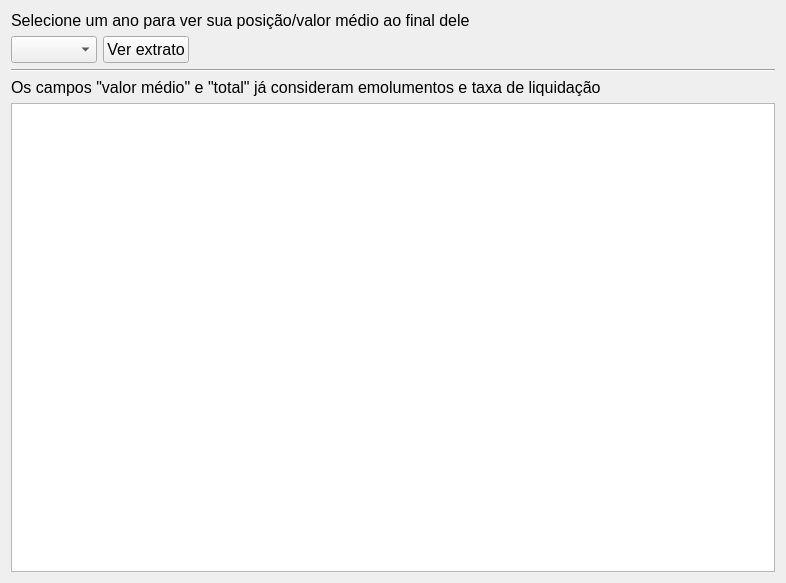
<?xml version="1.0" encoding="UTF-8"?>
<ui version="4.0">
 <class>Form</class>
 <widget class="QWidget" name="Form">
  <property name="geometry">
   <rect>
    <x>0</x>
    <y>0</y>
    <width>786</width>
    <height>583</height>
   </rect>
  </property>
  <property name="windowTitle">
   <string>Form</string>
  </property>
  <layout class="QVBoxLayout" name="verticalLayout_2">
   <item>
    <layout class="QVBoxLayout" name="verticalLayout">
     <item>
      <widget class="QLabel" name="label">
       <property name="font">
        <font>
         <pointsize>12</pointsize>
        </font>
       </property>
       <property name="text">
        <string>Selecione um ano para ver sua posição/valor médio ao final dele</string>
       </property>
      </widget>
     </item>
     <item>
      <layout class="QHBoxLayout" name="horizontalLayout_2">
       <item>
        <widget class="QComboBox" name="extract_year">
         <property name="font">
          <font>
           <pointsize>12</pointsize>
          </font>
         </property>
        </widget>
       </item>
       <item>
        <widget class="QPushButton" name="extract_button">
         <property name="font">
          <font>
           <pointsize>12</pointsize>
          </font>
         </property>
         <property name="text">
          <string>Ver extrato</string>
         </property>
        </widget>
       </item>
       <item>
        <spacer name="horizontalSpacer">
         <property name="orientation">
          <enum>Qt::Horizontal</enum>
         </property>
         <property name="sizeHint" stdset="0">
          <size>
           <width>40</width>
           <height>20</height>
          </size>
         </property>
        </spacer>
       </item>
      </layout>
     </item>
     <item>
      <widget class="Line" name="line">
       <property name="orientation">
        <enum>Qt::Horizontal</enum>
       </property>
      </widget>
     </item>
     <item>
      <widget class="QLabel" name="label_2">
       <property name="font">
        <font>
         <pointsize>12</pointsize>
        </font>
       </property>
       <property name="text">
        <string>Os campos &quot;valor médio&quot; e &quot;total&quot; já consideram emolumentos e taxa de liquidação</string>
       </property>
      </widget>
     </item>
     <item>
      <widget class="QTableWidget" name="stock_table"/>
     </item>
    </layout>
   </item>
  </layout>
 </widget>
 <resources/>
 <connections/>
</ui>
